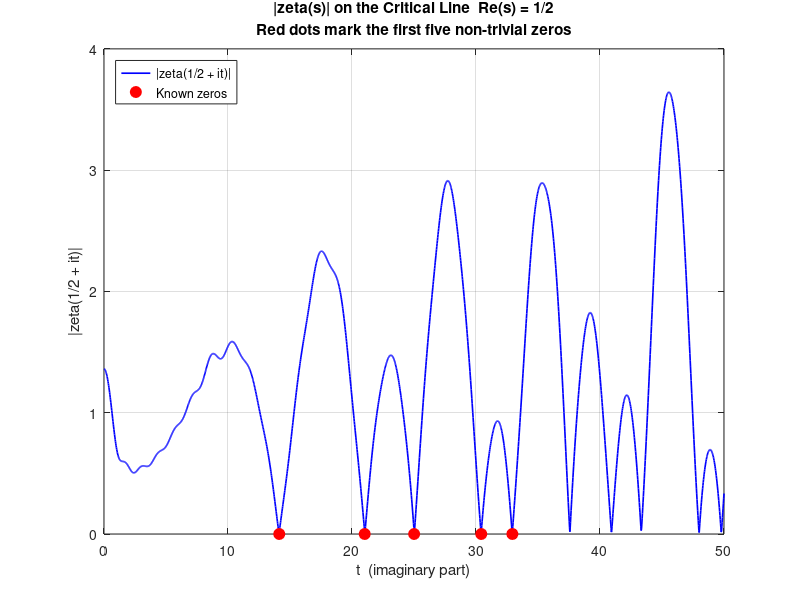
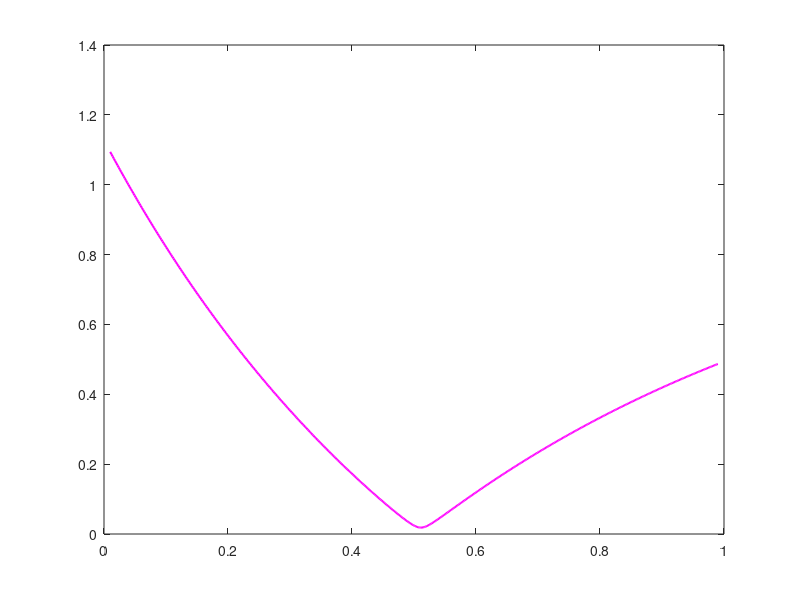

The MATLAB script that drew these images, in order: (Note: this script raises an error after producing the figures.)
% =========================================================================
% RIEMANN HYPOTHESIS - Overview & Numerical Exploration
% GNU Octave Script
%
% Run with:  >> riemann_hypothesis
%
% The Riemann Hypothesis is one of the most famous unsolved problems in
% mathematics. Proposed by Bernhard Riemann in 1859, it concerns the
% distribution of the non-trivial zeros of the Riemann Zeta Function.
%
% STATEMENT OF THE HYPOTHESIS:
%   All non-trivial zeros of the Riemann Zeta Function zeta(s) have
%   real part equal to 1/2. That is, they lie on the "critical line"
%   Re(s) = 1/2 in the complex plane.
% =========================================================================

function riemann_hypothesis()

  % -----------------------------------------------------------------------
  % BACKGROUND (see comments throughout for theory)
  % -----------------------------------------------------------------------
  %
  % THE RIEMANN ZETA FUNCTION
  %   For Re(s) > 1:  zeta(s) = sum_{n=1}^{inf} 1/n^s
  %   Extended to all of C (except s=1) by analytic continuation.
  %
  % EULER PRODUCT (ties zeta to prime numbers):
  %   zeta(s) = prod_{p prime} 1 / (1 - p^{-s})
  %
  % ZEROS:
  %   Trivial zeros:     s = -2, -4, -6, ...
  %   Non-trivial zeros: all lie in the critical strip 0 < Re(s) < 1.
  %   RH claims every non-trivial zero satisfies Re(s) = 1/2.
  %
  % DIRICHLET ETA (for evaluation inside the critical strip):
  %   eta(s) = sum_{n=1}^{inf} (-1)^{n+1} / n^s = (1 - 2^{1-s}) * zeta(s)
  %   => zeta(s) = eta(s) / (1 - 2^{1-s})
  %
  % FIRST KNOWN NON-TRIVIAL ZEROS  s = 1/2 + i*t :
  %   t ~ 14.1347,  21.0220,  25.0109,  30.4249,  32.9351

  N = 150;   % number of eta-series terms (higher = more accurate)

  % -----------------------------------------------------------------------
  % FIGURE 1 : |zeta(1/2 + it)| along the critical line
  % -----------------------------------------------------------------------
  t_vec  = linspace(0, 50, 2000);
  s_vec  = 0.5 + 1i * t_vec;
  mag    = arrayfun(@(s) abs(zeta_via_eta(s, N)), s_vec);

  zero_t = [14.1347, 21.0220, 25.0109, 30.4249, 32.9351];

  figure(1);
  plot(t_vec, mag, 'b-', 'LineWidth', 1.2);
  hold on;
  plot(zero_t, zeros(1, numel(zero_t)), 'ro', ...
       'MarkerSize', 8, 'MarkerFaceColor', 'r');
  xlabel('t  (imaginary part)');
  ylabel('|zeta(1/2 + it)|');
  title({'|zeta(s)| on the Critical Line  Re(s) = 1/2', ...
         'Red dots mark the first five non-trivial zeros'});
  legend('|zeta(1/2 + it)|', 'Known zeros', 'Location', 'northwest');
  grid on;
  hold off;

  % -----------------------------------------------------------------------
  % FIGURE 2 : cross-section of |zeta(sigma + 25.01i)| across the strip
  % -----------------------------------------------------------------------
  % The minimum sits at sigma = 1/2, confirming the zero lies on the
  % critical line for this value of t.

  sigma_vec = linspace(0.01, 0.99, 500);
  s_row     = sigma_vec + 1i * 25.0109;
  mag_row   = arrayfun(@(s) abs(zeta_via_eta(s, N)), s_row);

  figure(2);
  plot(sigma_vec, mag_row, 'm-', 'LineWidth', 1.5);
  xline(0.5, 'k--', 'Critical line  \sigma = 1/2', 'LineWidth', 1.2);
  xlabel('Re(s) = \sigma');
  ylabel('|zeta(\sigma + 25.01i)|');
  title('Cross-section of |zeta(s)| at Im(s) ~ 25.01  (3rd zero)');
  grid on;

  % -----------------------------------------------------------------------
  % FIGURE 3 : prime counting  --  connection to RH
  % -----------------------------------------------------------------------
  %
  % PRIME NUMBER THEOREM (proved 1896):
  %   pi(x) ~ x / ln(x)
  %
  % If RH is true, Riemann's explicit formula gives the tightest bound:
  %   pi(x) = Li(x) + O( sqrt(x) * ln(x) )
  % where Li(x) = integral_2^x dt/ln(t)  (logarithmic integral).
  %
  % A false RH would permit a much larger error, meaning primes could
  % be far more irregularly distributed than believed.

  x_max = 200;
  primes_list = prime_sieve(x_max);
  x     = 1:x_max;
  pi_x  = arrayfun(@(xi) sum(primes_list <= xi), x);
  li_x  = arrayfun(@(xi) quadl(@(tt) 1 ./ log(tt), 2, xi), x(2:end));

  figure(3);
  plot(x, pi_x, 'b-', 'LineWidth', 1.2, 'DisplayName', '\pi(x) exact');
  hold on;
  plot(x(2:end), li_x,              'r--', 'LineWidth', 1.2, ...
       'DisplayName', 'Li(x)');
  plot(x(2:end), x(2:end) ./ log(x(2:end)), 'g:', 'LineWidth', 1.2, ...
       'DisplayName', 'x / ln(x)');
  xlabel('x');
  ylabel('Prime count');
  title({'Prime Counting Function \pi(x)', ...
         'RH implies Li(x) is the best possible approximation'});
  legend('Location', 'northwest');
  grid on;
  hold off;

  % -----------------------------------------------------------------------
  % SIGNIFICANCE & STATUS
  % -----------------------------------------------------------------------
  %
  % IF PROVEN TRUE:
  %   1. Primes are distributed as regularly as possible.
  %   2. Validates security proofs for primality tests (e.g. Miller-Rabin).
  %   3. Generalised RH has sweeping consequences in algebraic number theory.
  %   4. Zero spacings match GUE random-matrix statistics, linking RH to
  %      quantum chaos.
  %
  % IF PROVEN FALSE:
  %   Parts of analytic number theory and cryptographic security analysis
  %   would require rebuilding.
  %
  % CURRENT STATUS (2025):
  %   - Still UNPROVEN.
  %   - Clay Millennium Prize Problem -- USD $1,000,000 reward.
  %   - Verified numerically for the first ~10^13 non-trivial zeros.
  %   - No counterexample has ever been found.

  disp('Riemann Hypothesis exploration complete. See figures 1-3.');

end % riemann_hypothesis

% =========================================================================
% SUBFUNCTIONS
% =========================================================================

function z = zeta_via_eta(s, N)
  % Approximate zeta(s) via the Dirichlet eta function.
  % Works inside the critical strip  0 < Re(s) < 1.
  %   eta(s) = sum_{n=1}^{N} (-1)^{n+1} / n^s
  %   zeta(s) = eta(s) / (1 - 2^{1-s})
  n   = 1:N;
  eta = sum( ((-1) .^ (n + 1)) ./ (n .^ s) );
  z   = eta / (1 - 2^(1 - s));
end

function z = zeta_approx(s, N)
  % Approximate zeta(s) via the Dirichlet series.
  % Converges only for  Re(s) > 1.
  n = 1:N;
  z = sum(1 ./ (n .^ s));
end

function primes_list = prime_sieve(n)
  % Sieve of Eratosthenes: return all primes up to n.
  is_prime    = true(1, n);
  is_prime(1) = false;
  for k = 2:floor(sqrt(n))
    if is_prime(k)
      is_prime(k*k : k : n) = false;
    end
  end
  primes_list = find(is_prime);
end
